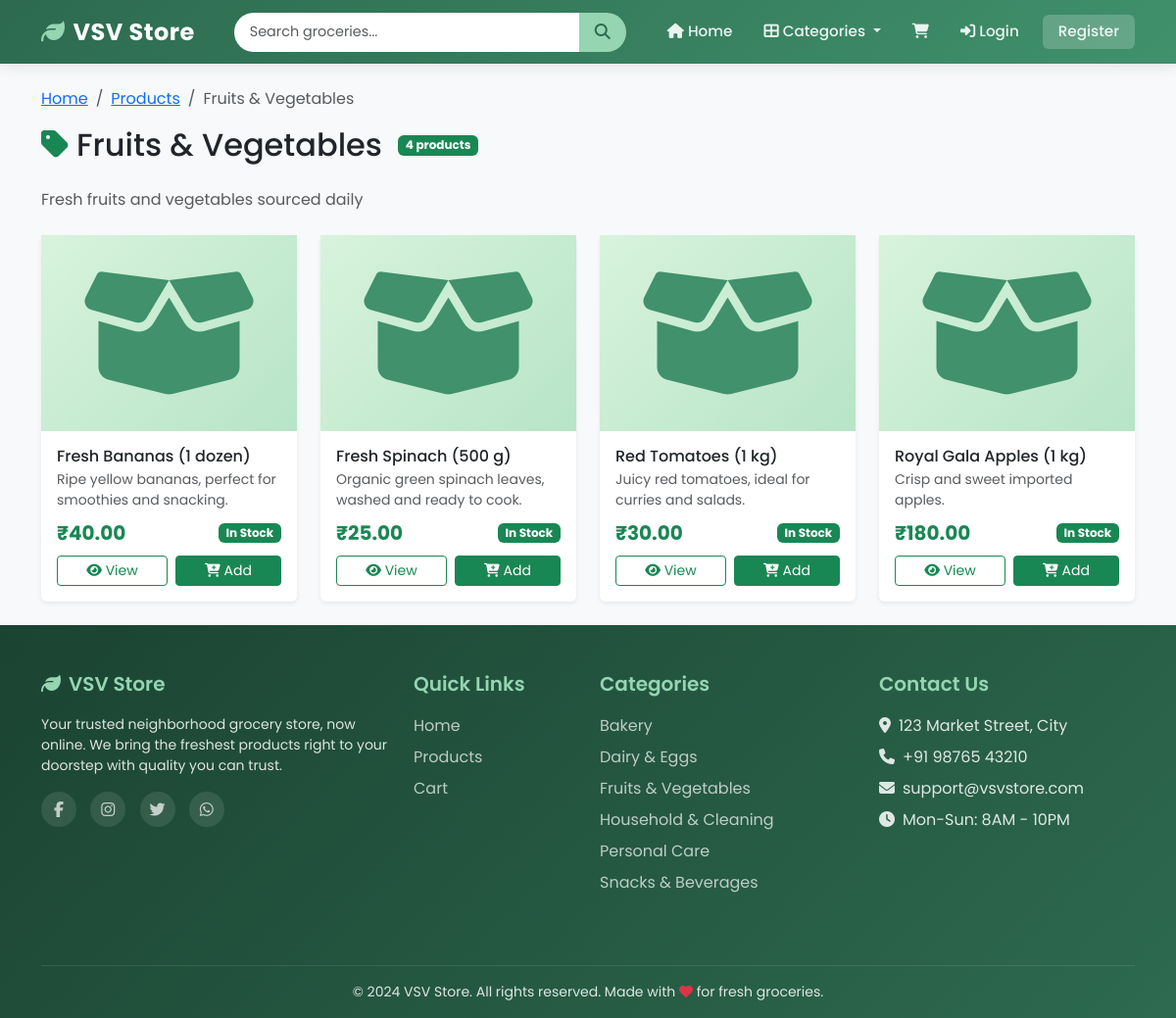
Page /category/1 on the committed database.
### app.py (models this page shows, shortened)
class Category(db.Model):
    __tablename__ = 'categories'
    id = db.Column(db.Integer, primary_key=True)
    name = db.Column(db.String(100), unique=True, nullable=False)
    description = db.Column(db.String(255), default='')
    image_url = db.Column(db.String(255), default='')
    products = db.relationship('Product', backref='category', lazy='dynamic',
                               cascade='all, delete-orphan')

class Product(db.Model):
    __tablename__ = 'products'
    id = db.Column(db.Integer, primary_key=True)
    name = db.Column(db.String(150), nullable=False, index=True)
    description = db.Column(db.Text, default='')
    price = db.Column(db.Float, nullable=False)            # Price in INR (₹)
    stock = db.Column(db.Integer, default=0)
    image_url = db.Column(db.String(255), default='')
    category_id = db.Column(db.Integer, db.ForeignKey('categories.id'), nullable=False)
    created_at = db.Column(db.DateTime, default=datetime.utcnow)

### app.py (the view)
@app.route('/category/<int:category_id>')
@app.route('/category/<int:id>')
def category_products(category_id=None, id=None):
    cid = category_id if category_id is not None else id
    category = Category.query.get_or_404(cid)
    products_list = Product.query.filter_by(category_id=cid).order_by(Product.name).all()
    return render_template('category.html',
                           category=category,
                           products=products_list)

### app.py (called while the page is built)
@app.context_processor
def inject_cart_count():
    if current_user.is_authenticated:
        count = CartItem.query.filter_by(user_id=current_user.id).count()
    else:
        count = 0
    return dict(cart_count=count)

@app.context_processor
def inject_categories():
    categories = Category.query.order_by(Category.name).all()
    return dict(all_categories=categories, categories=categories)

### templates/category.html (shortened to what this page needs)
{% extends 'base.html' %}
{% block content %}
<div class="container py-4">
    <nav aria-label="breadcrumb" class="mb-3">
        <ol class="breadcrumb">
            <li class="breadcrumb-item"><a href="{{ url_for('home') }}">Home</a></li>
            <li class="breadcrumb-item"><a href="{{ url_for('products') }}">Products</a></li>
            <li class="breadcrumb-item active">{{ category.name }}</li>
        </ol>
    </nav>
    <div class="d-flex align-items-center mb-4">
        <h2 class="mb-0"><i class="fas fa-tag me-2 text-success"></i>{{ category.name }}</h2>
        <span class="badge bg-success ms-3">{{ products|length }} products</span>
    </div>
    {% if category.description %}
    <p class="text-muted mb-4">{{ category.description }}</p>
    {% endif %}
    {% if products %}
    <div class="row g-4">
        {% for product in products %}
        <div class="col-6 col-md-4 col-lg-3">
            <div class="card product-card h-100 border-0 shadow-sm">
                <div class="product-img-placeholder d-flex align-items-center justify-content-center"
                     style="height: 180px; background: linear-gradient(135deg, #d8f3dc, #b7e4c7);">
                    <i class="fas fa-box-open fa-3x" style="color: #40916c;"></i>
                </div>
                <div class="card-body d-flex flex-column">
                    <h6 class="card-title mb-1">{{ product.name }}</h6>
                    <p class="text-muted small mb-2">{{ product.description[:60] }}{% if product.description|length > 60 %}...{% endif %}</p>
                    <div class="mt-auto">
                        <div class="d-flex justify-content-between align-items-center mb-2">
                            <span class="fw-bold text-success fs-5">₹{{ "%.2f"|format(product.price) }}</span>
                            {% if product.stock > 0 %}
                            <span class="badge bg-success">In Stock</span>
                            {% else %}
                            <span class="badge bg-danger">Out of Stock</span>
                            {% endif %}
                        </div>
                        <div class="d-flex gap-2">
                            <a href="{{ url_for('product_detail', product_id=product.id) }}" class="btn btn-outline-success btn-sm flex-fill">
                                <i class="fas fa-eye"></i> View
                            </a>
                            {% if product.stock > 0 %}
                            <form action="{{ url_for('add_to_cart', product_id=product.id) }}" method="POST" class="flex-fill">
                                <button type="submit" class="btn btn-success btn-sm w-100">
                                    <i class="fas fa-cart-plus"></i> Add
                                </button>
                            </form>
                            {% endif %}
                        </div>
                    </div>
                </div>
            </div>
        </div>
        {% endfor %}
    </div>
    {% else %}
    <div class="text-center py-5">
        <i class="fas fa-box-open fa-4x text-muted mb-3"></i>
        <h4 class="text-muted">No products in this category yet</h4>
        <a href="{{ url_for('products') }}" class="btn btn-success mt-3">Browse All Products</a>
    </div>
    {% endif %}
</div>
{% endblock %}

### templates/base.html (shortened to what this page needs)
<!DOCTYPE html>
<html lang="en">
<head>
    <link href="https://cdn.jsdelivr.net/npm/bootstrap@5.3.2/dist/css/bootstrap.min.css" rel="stylesheet">
    <link href="https://cdnjs.cloudflare.com/ajax/libs/font-awesome/6.5.1/css/all.min.css" rel="stylesheet">
</head>
<body>
    <nav class="navbar navbar-expand-lg navbar-vsv sticky-top">
        <div class="container">
            <a class="navbar-brand" href="{{ url_for('index') }}">
                <i class="fas fa-leaf"></i>VSV Store
            </a>
            <div class="collapse navbar-collapse" id="navbarMain">
                <form class="d-flex navbar-search mx-lg-4 flex-grow-1" action="{{ url_for('products') }}" method="GET" style="max-width: 400px;">
                    <input class="form-control" type="search" name="q" placeholder="Search groceries..." aria-label="Search">
                    <button class="btn" type="submit"><i class="fas fa-search"></i></button>
                </form>
                <ul class="navbar-nav ms-auto align-items-lg-center">
                    <li class="nav-item">
                        <a class="nav-link" href="{{ url_for('index') }}"><i class="fas fa-home me-1"></i>Home</a>
                    </li>
                    <li class="nav-item dropdown">
                        <a class="nav-link dropdown-toggle" href="#" role="button" data-bs-toggle="dropdown">
                            <i class="fas fa-th-large me-1"></i>Categories
                        </a>
                    </li>
                    <li class="nav-item">
                        <a class="nav-link" href="{{ url_for('cart') }}">
                            <span class="cart-icon-wrapper">
                                <i class="fas fa-shopping-cart"></i>
                            </span>
                        </a>
                    </li>
                    {% if current_user.is_authenticated %}
                        {% if current_user.is_admin %}
                        <li class="nav-item">
                            <a class="nav-link" href="{{ url_for('admin_dashboard') }}">
                                <i class="fas fa-tachometer-alt me-1"></i>Admin
                            </a>
                        </li>
                        {% endif %}
                        <li class="nav-item dropdown">
                            <a class="nav-link dropdown-toggle" href="#" role="button" data-bs-toggle="dropdown">
                                <i class="fas fa-user-circle me-1"></i>{{ current_user.username }}
                            </a>
                            <ul class="dropdown-menu dropdown-menu-end">
                                <li><a class="dropdown-item" href="{{ url_for('orders') }}"><i class="fas fa-box me-2"></i>My Orders</a></li>
                                <li><hr class="dropdown-divider"></li>
                                <li><a class="dropdown-item text-danger" href="{{ url_for('logout') }}"><i class="fas fa-sign-out-alt me-2"></i>Logout</a></li>
                            </ul>
                        </li>
                    {% else %}
                        <li class="nav-item">
                            <a class="nav-link" href="{{ url_for('login') }}"><i class="fas fa-sign-in-alt me-1"></i>Login</a>
                        </li>
                        <li class="nav-item">
                            <a class="nav-link btn btn-sm ms-2" style="background: rgba(255,255,255,0.2); padding: 0.4rem 1rem !important;" href="{{ url_for('register') }}">Register</a>
                        </li>
                    {% endif %}
                </ul>
            </div>
        </div>
    </nav>
    <main class="fade-in">
        {% block content %}{% endblock %}
    </main>
    <footer class="footer-vsv">
        <div class="container">
            <div class="row">
                <div class="col-lg-4 mb-4">
                    <h5><i class="fas fa-leaf me-2"></i>VSV Store</h5>
                    <p class="small">Your trusted neighborhood grocery store, now online. We bring the freshest products right to your doorstep with quality you can trust.</p>
                    <div class="social-icons">
                        <a href="#"><i class="fab fa-facebook-f"></i></a>
                        <a href="#"><i class="fab fa-instagram"></i></a>
                        <a href="#"><i class="fab fa-twitter"></i></a>
                        <a href="#"><i class="fab fa-whatsapp"></i></a>
                    </div>
                </div>
                <div class="col-lg-2 col-md-4 mb-4">
                    <h5>Quick Links</h5>
                    <ul class="list-unstyled footer-links">
                        <li><a href="{{ url_for('index') }}">Home</a></li>
                        <li><a href="{{ url_for('products') }}">Products</a></li>
                        <li><a href="{{ url_for('cart') }}">Cart</a></li>
                    </ul>
                </div>
                <div class="col-lg-3 col-md-4 mb-4">
                    <h5>Categories</h5>
                    <ul class="list-unstyled footer-links">
                        {% for category in categories %}
                        <li><a href="{{ url_for('products', category=category.id) }}">{{ category.name }}</a></li>
                        {% endfor %}
                    </ul>
                </div>
                <div class="col-lg-3 col-md-4 mb-4">
                    <h5>Contact Us</h5>
                    <ul class="list-unstyled footer-links">
                        <li><i class="fas fa-map-marker-alt me-2"></i>123 Market Street, City</li>
                        <li><i class="fas fa-phone me-2"></i>+91 98765 43210</li>
                        <li><i class="fas fa-envelope me-2"></i>support@vsvstore.com</li>
                        <li><i class="fas fa-clock me-2"></i>Mon-Sun: 8AM - 10PM</li>
                    </ul>
                </div>
            </div>
            <div class="footer-bottom text-center">
                <p class="small mb-0">&copy; {{ 2024 }} VSV Store. All rights reserved. Made with <i class="fas fa-heart text-danger"></i> for fresh groceries.</p>
            </div>
        </div>
    </footer>
</body>
</html>

### templates/base.html (style rules this page uses)
:root { --vsv-primary: #2d6a4f; --vsv-secondary: #40916c; --vsv-accent: #95d5b2; --vsv-bg: #f8f9fa; --vsv-text: #212529; --vsv-cart-badge: #e63946; --vsv-light-green: #d8f3dc; --vsv-dark-green: #1b4332; }
body { font-family: 'Poppins', sans-serif; background-color: var(--vsv-bg); color: var(--vsv-text); min-height: 100vh; display: flex; flex-direction: column; }
main { flex: 1; }
.navbar-vsv { background: linear-gradient(135deg, var(--vsv-primary), var(--vsv-secondary)); box-shadow: 0 2px 15px rgba(0, 0, 0, 0.1); padding: 0.6rem 0; }
.navbar-vsv .navbar-brand { font-weight: 700; font-size: 1.5rem; color: #fff !important; letter-spacing: 0.5px; }
.navbar-vsv .navbar-brand i { color: var(--vsv-accent); margin-right: 8px; }
.navbar-vsv .nav-link { color: rgba(255, 255, 255, 0.9) !important; font-weight: 500; font-size: 0.95rem; padding: 0.5rem 1rem !important; transition: color 0.2s ease, background 0.2s ease; border-radius: 6px; }
.navbar-search .form-control { border-radius: 20px 0 0 20px; border: none; padding: 0.5rem 1rem; font-size: 0.9rem; }
.navbar-search .btn { border-radius: 0 20px 20px 0; background: var(--vsv-accent); border: none; color: var(--vsv-primary); padding: 0.5rem 1rem; }
.cart-icon-wrapper { position: relative; display: inline-block; }
.footer-vsv { background: linear-gradient(135deg, var(--vsv-dark-green), var(--vsv-primary)); color: rgba(255, 255, 255, 0.85); padding: 3rem 0 1rem; }
.footer-vsv h5 { color: var(--vsv-accent); font-weight: 600; margin-bottom: 1.2rem; }
.footer-vsv a { color: rgba(255, 255, 255, 0.7); text-decoration: none; transition: color 0.2s ease; }
.footer-vsv .footer-links li { margin-bottom: 0.5rem; }
.footer-vsv .social-icons a { display: inline-flex; align-items: center; justify-content: center; width: 36px; height: 36px; border-radius: 50%; background: rgba(255, 255, 255, 0.1); margin-right: 10px; transition: background 0.3s ease; }
.footer-bottom { border-top: 1px solid rgba(255, 255, 255, 0.1); padding-top: 1rem; margin-top: 2rem; }
.product-img-placeholder { background: linear-gradient(135deg, var(--vsv-light-green), var(--vsv-accent)); display: flex; align-items: center; justify-content: center; color: var(--vsv-primary); font-size: 3rem; min-height: 200px; }
.fade-in { animation: fadeIn 0.5s ease-in; }

### rows in the picture
Category: name "Fruits & Vegetables", description "Fresh fruits and vegetables sourced daily"
Product: name "Fresh Bananas (1 dozen)", description "Ripe yellow bananas, perfect for smoothies and snacking.", price "40.00", stock "In Stock"
Product: name "Fresh Spinach (500 g)", description "Organic green spinach leaves, washed and ready to cook.", price "25.00", stock "In Stock"
Product: name "Red Tomatoes (1 kg)", description "Juicy red tomatoes, ideal for curries and salads.", price "30.00", stock "In Stock"
Product: name "Royal Gala Apples (1 kg)", description "Crisp and sweet imported apples.", price "180.00", stock "In Stock"
Category: name "Bakery"
Category: name "Dairy & Eggs"
Category: name "Household & Cleaning"
Category: name "Personal Care"
Category: name "Snacks & Beverages"

### other values in the picture
{{ products|length }} "4"
{{ 2024 }} "2024"
